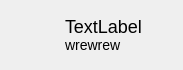
<?xml version="1.0" encoding="UTF-8"?>
<ui version="4.0">
 <class>dlgIndicator</class>
 <widget class="QDialog" name="dlgIndicator">
  <property name="geometry">
   <rect>
    <x>0</x>
    <y>0</y>
    <width>183</width>
    <height>70</height>
   </rect>
  </property>
  <property name="sizePolicy">
   <sizepolicy hsizetype="Fixed" vsizetype="Fixed">
    <horstretch>0</horstretch>
    <verstretch>0</verstretch>
   </sizepolicy>
  </property>
  <property name="windowTitle">
   <string>Dialog</string>
  </property>
  <layout class="QHBoxLayout" name="horizontalLayout">
   <item>
    <widget class="QLabel" name="lblStatusIcon">
     <property name="sizePolicy">
      <sizepolicy hsizetype="Fixed" vsizetype="Fixed">
       <horstretch>0</horstretch>
       <verstretch>0</verstretch>
      </sizepolicy>
     </property>
     <property name="minimumSize">
      <size>
       <width>48</width>
       <height>48</height>
      </size>
     </property>
     <property name="text">
      <string/>
     </property>
    </widget>
   </item>
   <item>
    <widget class="QLabel" name="lblStatusText">
     <property name="text">
      <string>&lt;font size=&quot;5&quot;&gt;TextLabel&lt;font&gt;&lt;br/&gt;&lt;font size=&quot;4&quot;&gt;wrewrew&lt;/font&gt;</string>
     </property>
    </widget>
   </item>
  </layout>
 </widget>
 <resources/>
 <connections/>
</ui>
